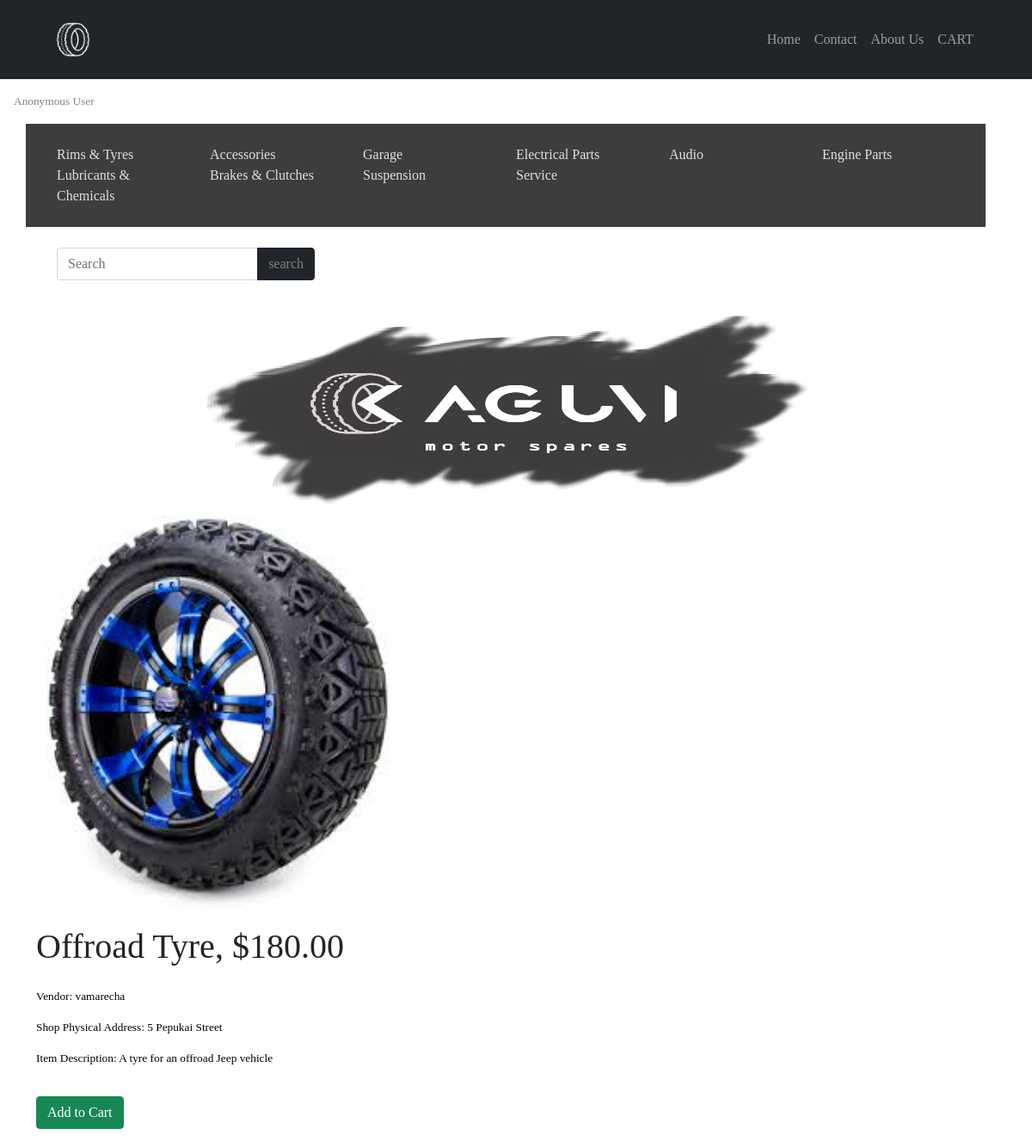
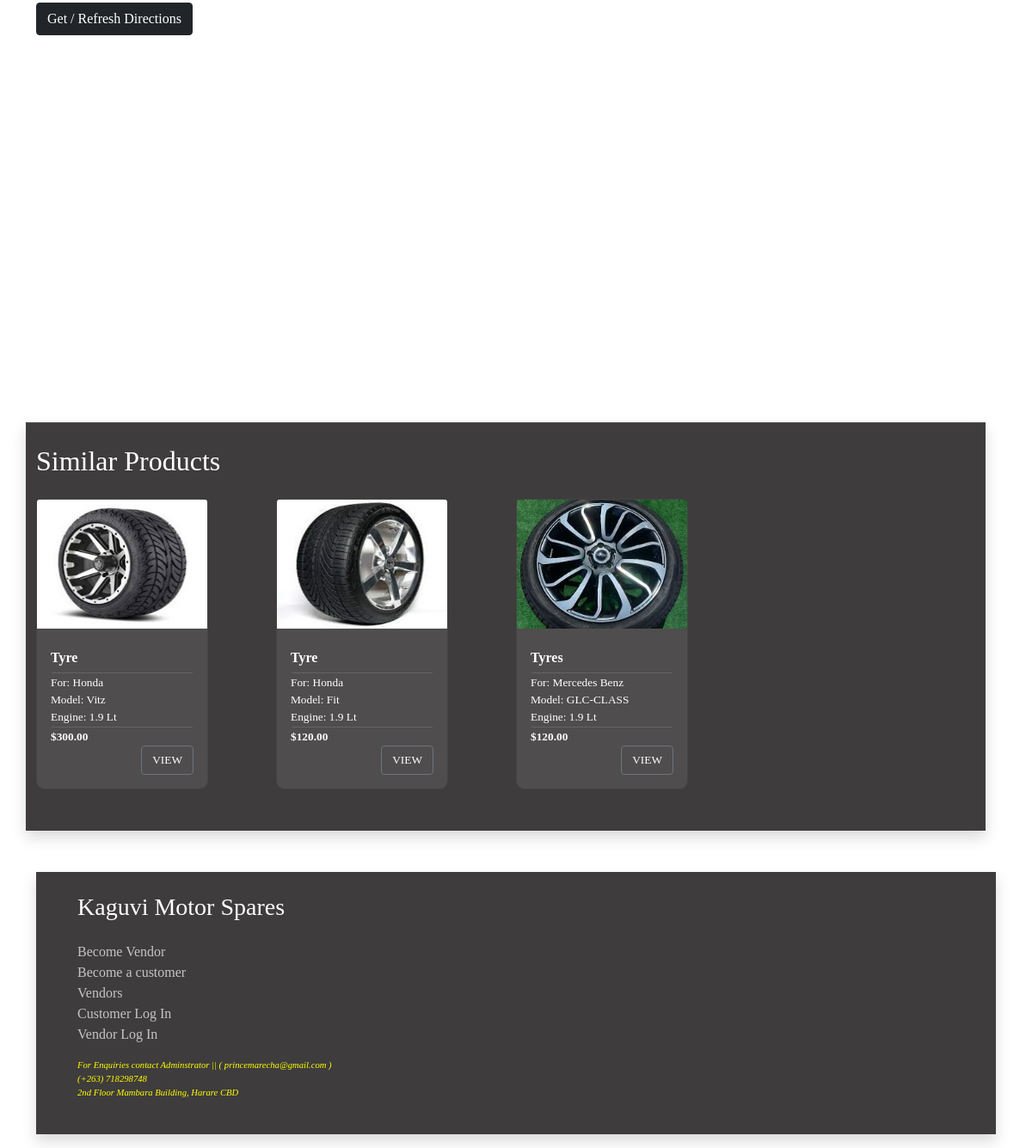
The app's page /product/rims/offroad-tyre/16/ with its own data (2 pictures, top to bottom).
### apps/product/models.py (models this page shows, shortened)
class Category(models.Model): # a class for product categories
    title = models.CharField(max_length=255)
    slug =  models.SlugField(max_length=255)
    ordering = models.IntegerField(default=0)
    class Meta:
        ordering = ['ordering'] #order by ordering field

class Product (models.Model):
    category = models.ForeignKey(Category, related_name='products', on_delete=models.CASCADE) #related_name to get all products in category, on delete to delete all products in category
    vendor = models.ForeignKey(Vendor, related_name='products',on_delete=models.CASCADE)  # related_name to get all products to vendor, on delete to delete all products of vendor
    title = models.CharField(max_length=255)
    slug = models.SlugField(max_length=255)
    description = models.TextField(blank=True, null=True)
    price  = models.DecimalField(max_digits=6, decimal_places=2)
    date_added = models.DateTimeField(auto_now_add=True)
    car = models.CharField(max_length=255)
    model = models.CharField(max_length=255)
    engine =  models.CharField(max_length=255)
    image = models.ImageField(upload_to='uploads/', blank=True, null=True)
    thumbnail = models.ImageField(upload_to='uploads/', blank=True, null=True)
    class Meta:
        ordering = ['-date_added']              #orders products by newest products first
    def get_thumbnail(self):
        if self.thumbnail:
            return self.thumbnail.url

### apps/vendor/models.py (models this page shows, shortened)
class Vendor(models.Model):
    name = models.CharField(max_length=255)
    created_at = models.DateTimeField(auto_now_add=True) #auto capture date of upload
    created_by = models.OneToOneField(User, related_name='vendor', on_delete = models.CASCADE) #one to one rltship, 1 user has one instance of this table, and user deletes defaults to vendor delete(on_delete)
    class Meta:
        ordering = ['name'] # now ordering of this model will be by name not default id

class vendorProfile(models.Model):
    vendor = models.OneToOneField(Vendor, null=True, on_delete=models.CASCADE)
    address = models.CharField(max_length=255, default="")
    latitude = models.CharField(max_length=255)
    longitude = models.CharField(max_length=255, default="")
    color = models.CharField(max_length=255, default="")
    title = models.CharField(max_length=255, default="")
    subTitle = models.CharField(max_length=255, default="")

### apps/product/views.py (the view)
# urls.py: path('<slug:category_slug>/<slug:product_slug>/<int:product_id>/', views.product, name = 'product'),
def product (request, category_slug, product_slug,product_id):
    cart = Cart(request)
    product = Product.objects.get(pk = product_id)
    if request.method == 'POST':
        form = addToCartForm(request.POST)
        if form.is_valid():
            quantity = form.cleaned_data['quantity']
            cart.add(product_id=product.id, quantity = quantity, update_quantity=False)
            messages.success(request, 'The product was added to the cart')
            return redirect('product', category_slug = category_slug, product_slug =product_slug, product_id = product_id)
    else:
        form = addToCartForm()
    similar_products = list(product.category.products.exclude(id = product.id))
    if len(similar_products) >=4:
        similar_products = random.sample(similar_products,4)
    return render(request, 'product/product.html',{'form':form,'similar_products':similar_products, 'product':product})

### apps/product/forms.py
class addToCartForm(forms.Form):
    quantity = forms.IntegerField()

### apps/cart/cart.py (called while the page is built)
    def __len__(self):
        return sum(item['quantity'] for item in self.cart.values())

### apps/cart/context_processors.py (called while the page is built)
def cart(request):
    return {'cart': Cart(request)} #make this globally available to every template in project

### apps/product/context_processors.py (called while the page is built)
def menu_categories(request):
    categories = Category.objects.all()
    return {'menu_categories': categories}

### apps/product/templates/product/product.html (shortened to what this page needs)
{%extends 'core/base.html'%}
 {%block content%}
    {% if product.image %}
    <div class="img_prod container col-12 ">
        <figure class=" col-12" >
                <img class="col-12" src="{{ product.image.url }}">
        </figure>
    </div>
    {% endif %}
    <h1 class="title">{{ product.title }}, ${{ product.price }}</h1>
    <p style="color:black;"><span>Vendor: {{ product.vendor.name }}</span></p>
    <p style="color:black;"><span>Shop Physical Address: {{ product.vendor.vendorprofile.address}}</span></p>
    <p style="color:black;">Item Description: {{ product.description }}</p>
    <hr>
    <form method="post" action=".">
        <div class="mt-2">
            {% if request.user.is_authenticated != True %}
            <button class="btn btn-success">Add to Cart</button>
            {% endif %}
        </div>
    </form>
<button class="btn btn-dark mt-4" onclick="getLocation()"> Get / Refresh Directions</button>
<div class="container-fluid row mt-4 mb-4">
<div id="myMap" class="col-12 row" ></div>
</div>
<hr>
<div class="shadow col-12 pb-5 mb-5 row">
    {% if similar_products %}
    <hr>
        <div class="col-12">
            <h2 class="pt-4" style="color:white;">Similar Products</h2>
        </div>
        {% for product in similar_products %}
        <div class="col-6 col-sm-6 col-md-4 col-lg-3" >
            {% include 'product/parts/list_item.html' %}
        </div>
        {% endfor %}
    {% endif %}
</div>
 {% endblock %}

### apps/core/templates/core/base.html (shortened to what this page needs)
{% load static %}
<!DOCTYPE html>
<html lang="en" xmlns="http://www.w3.org/1999/html">
<head>
    <link href="https://cdn.jsdelivr.net/npm/bootstrap@5.1.1/dist/css/bootstrap.min.css" rel="stylesheet">
    <link rel="stylesheet" type="text/css" href="fontawesome-free-5.13.1-web\css\all.min.css">
    <link rel="stylesheet" type="text/css" href="{% static 'styles/main.css' %}">
    <link rel="stylesheet" type="text/css" href="{% static 'styles/toast.css' %}">
</head>
<body>
<header>
     <nav class="navbar navbar-expand-md navbar-dark bg-dark sticky-top p-5 pt-3 pb-3">
        <div class="container-fluid">
            <a class="navbar-brand"  href="{%url 'frontpage'%}"><img src="{% static  'images/logo.png' %}"></a>
            <div class="collapse navbar-collapse justify-content-end" id="navbarSupportedContent">
                <ul class="navbar-nav">
                    <li class="nav-item">
                        <a class="nav-link" href="{%url 'frontpage'%}">Home</a>
                    </li>
                    <li class="nav-item">
                        <a class="nav-link "href="{%url 'contact'%}">Contact</a>
                    </li>
                    <li class="nav-item">
                        <a class="nav-link" href="{%url 'about'%}">About Us</a>
                    </li>
                     <li class="nav-item">
                        <a class="nav-link" href="{% url 'cart' %}">CART{% if cart %} ({{cart|length}}){%endif%}</a>
                    </li>
                </ul>
            </div>
        </div>
    </nav>
    {% if request.user.is_authenticated != True %}
        <p  id="anonymous_user" class="p-3 pb-0" style="color:gray;">Anonymous User</p>
    {% endif %}
    <div class="container mt-2">
    <div class="row d-none d-sm-flex  row  p-4 col-12 " style="background:#3E3C3C">
        {% for category in menu_categories %}
                    <li class="col-xs-12 col-md-4 col-lg-2" style="list-style:none; " >
                    <a href="{% url 'category' category.slug %}" style="color:#E1E1E1; font-family: Century Gothic;text-decoration:none;">{{category.title}}</a>
                    </li>
        {% endfor %}
    </div>
    </div>
    <div class="container">
    <form method="get" action="{% url 'search' %}" class="m-4" style="width:300px;">
       <div class="input-group">
              <input type="text" class="form-control rounded"  placeholder="Search" aria-label="Search" aria-describedby="search-addon" name="query"/>
              <button class="btn btn-outline-dark btn-dark " style="color:gray"  >search</button>
        </div>
    </form>
           </div>
</header><div class="zikubanner col-12">
        <a class="banner-last"  href="{%url 'frontpage'%}"><img  style="left:0px; right:0px;" src="{% static  'images/kaguvi-bg large.png' %}"></a>
    </div>
 <section class="section">
     <div class="container">
         {%block content%}
         {%endblock%}
     </div>
 </section>
</body>
<footer>
    <div class="container mt-5">
        <div class="shadow p-4 pe-5 ps-5 mb-3 mt-5">
            <h3 class="mb-4" style="color:white;"> Kaguvi Motor Spares</h3>
            <div class="buy">
        {%if request.user.is_authenticated %}
        <a href="{%url 'vendor_admin'%}" class="huchi">Vendor Admin</a><br>
        {% else %}
            <a href="{%url 'become_vendor'%}" class="huchi">Become Vendor</a><br>
        {% endif %}
        {% if request.user.is_authenticated != True %}
        <a href= "{%url 'become_customer'%}">Become a customer</a><br>
                {% endif %}
        <a href= "{%url 'vendors'%}">Vendors</a><br>
        <a href="{% url 'customer_login' %}">Customer Log In</a><br>
        <a href="{% url 'login' %}">Vendor Log In</a><br>
        </div>
            <p class="mt-3" style="color:yellow; font-size:8pt; font-style:italic;margin:0px;">For Enquiries contact Adminstrator || ( princemarecha@gmail.com )</p>
            <p style="color:yellow;font-size:8pt; font-style:italic; margin:0px;">(+263) 718298748</p>
            <p style="color:yellow;font-size:8pt; font-style:italic;"class="m-0 p-0">2nd Floor Mambara Building, Harare CBD</p>
        </div>
    </div>
</footer>
</html>

### apps/product/templates/product/parts/list_item.html (shortened to what this page needs)
 <div class="mt-3">
     <div class="card mt-2 "  >
         <img  src="{{ product.get_thumbnail }}" class="product_img mb-0 mb-md-2 ml-0 card-img-top">
            <div class="card-body">
                 <h6 class="card-title mb-0 mb-md-2" style="font-weight:bold; color:white;"> {{product.title}} </h6>
                <hr>
                 <p class="card-text m-0"> For: {{product.car}} </p>
                 <p class="card-text m-0"> Model: {{product.model}} </p>
                 <p class="card-text m-0"> Engine: {{product.engine}} </p>
                <hr>
                 <p class="card-text m-0" style=" font-weight:bold;">${{product.price}}</p>
                 <div class="d-flex justify-content-end"><a class="this btn btn-outline-secondary" a href="{% url 'product' product.category.slug product.slug product.id %}">VIEW</a></div>
            </div>
     </div>
 </div>

### static/styles/main.css (style rules this page uses)
* { font-family: Century Gothic; }

### apps/product/templates/product/parts/list_item.html (style rules this page uses)
.card { width:200px; }
.card p { font-size:10pt; }
.card img { width:198px; height:150px; }

### apps/product/templates/product/product.html (style rules this page uses)
.img_prod img { width:400px; }
#myMap { position:relative; width:100%; height:400px; }
body p { color:black; }
.shadow p { color:white; }

### apps/core/templates/core/base.html (style rules this page uses)
p { font-size:10pt; color:white; }
.banner-last img { width:100%; height:250px; }
.shadow { background: #3E3C3C; box-shadow: 0 15px 35px rgba(0, 0, 0, 0.9); backdrop-filter: blur(5px); }
.this { font-size:10pt; color:white; }
.card { background: rgba(255, 255, 255, 0.09); border-radius: 10px; }
hr { margin:1px; color:rgba(255, 255, 255, 0.5); }
a { text-decoration:none; }
.buy a { color:rgba(255, 255, 255, 0.7); }
.navbar-brand img { height:50px; width:50px; }
#myMap { height:400px; }

### records on screen
Category: title "Rims & Tyres"
Category: title "Accessories"
Category: title "Garage"
Category: title "Electrical Parts"
Category: title "Audio"
Category: title "Engine Parts"
Category: title "Lubricants & Chemicals"
Category: title "Brakes & Clutches"
Category: title "Suspension"
Category: title "Service"
Product: image (picture), title "Offroad Tyre", price "180.00", vendor.name "vamarecha", vendor.vendorprofile.address "5 Pepukai Street", description "A tyre for an offroad Jeep vehicle"
Product: get_thumbnail (picture), title "Tyre", car "Honda", model "Vitz", engine "1.9 Lt", price "300.00"
Product: get_thumbnail (picture), title "Tyre", car "Honda", model "Fit", engine "1.9 Lt", price "120.00"
Product: get_thumbnail (picture), title "Tyres", car "Mercedes Benz", model "GLC-CLASS", engine "1.9 Lt", price "120.00"
